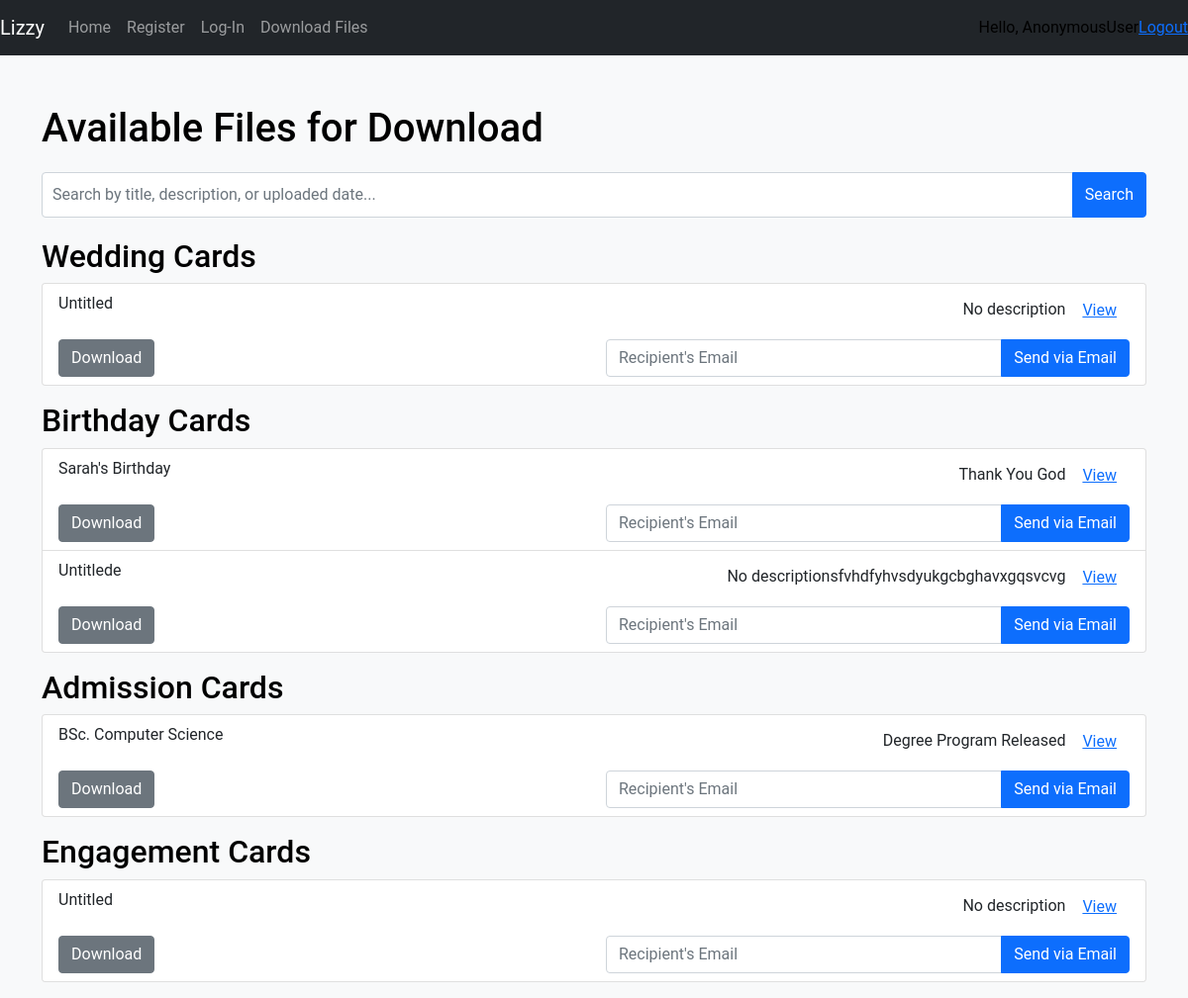
The app's page /feed_page/ with its own data.
### task/models.py (models this page shows, shortened)
class WeddingCards(models.Model):
    title = models.CharField(max_length=50, default="Untitled", null=True, blank=True)
    description = models.CharField(max_length=100, default="No description", null=True, blank=True)
    uploaded_date = models.DateField(null=True, default=timezone.now)
    email = models.ForeignKey(MyUser, on_delete=models.PROTECT)
    email_count = models.PositiveIntegerField(default=0)
    download_count = models.PositiveBigIntegerField(default=0)
    upload_card = models.FileField(upload_to="wedding_cards/")

class BirthdayCards(models.Model):
    title = models.CharField(max_length=50, default="Untitled", null=True, blank=True)
    description = models.CharField(max_length=100, default="No description", null=True, blank=True)
    uploaded_date = models.DateField(null=True, default=timezone.now)
    email = models.ForeignKey(MyUser, on_delete=models.PROTECT)
    email_count = models.PositiveIntegerField(default=0)
    download_count = models.PositiveBigIntegerField(default=0)
    upload_card = models.FileField(upload_to="birthday_cards/")

class AdmissionForms(models.Model):
    title = models.CharField(max_length=50, default="Untitled", null=True, blank=True)
    description = models.CharField(max_length=100, default="No description", null=True, blank=True)
    uploaded_date = models.DateField(null=True, default=timezone.now)
    email = models.ForeignKey(MyUser, on_delete=models.PROTECT)
    email_count = models.PositiveIntegerField(default=0)
    download_count = models.PositiveBigIntegerField(default=0)
    upload_card = models.FileField(upload_to="admission_forms/")

class EngagementCards(models.Model):
    title = models.CharField(max_length=50, default="Untitled", null=True, blank=True)
    description = models.CharField(max_length=100, default="No description", null=True, blank=True)
    uploaded_date = models.DateField(null=True, default=timezone.now)
    email = models.ForeignKey(MyUser, on_delete=models.PROTECT)
    download_count = models.PositiveBigIntegerField(default=0)
    email_count = models.PositiveIntegerField(default=0)
    upload_card = models.FileField(upload_to="engagement_cards/")

### task/views.py (the view)
# urls.py: path('feed_page/', views.feed_page, name="cards"),
def feed_page(request):
    wedd_cards = WeddingCards.objects.all()
    birthday_cards = BirthdayCards.objects.all()
    admission_cards = AdmissionForms.objects.all()
    engagement_cards = EngagementCards.objects.all()
    wedding_filter = WeddingCardFilter(request.GET, queryset=wedd_cards)
    wedd_cards = wedding_filter.qs
    engagement_filter = EngagementCardFilter(request.GET, queryset=engagement_cards)
    engagement_cards = engagement_filter.qs
    birthday_filter = BirthdayCardFilter(request.GET, queryset=birthday_cards)
    birthday_cards = birthday_filter.qs
    admission_filter = AdmissionCardFilter(request.GET, queryset=admission_cards)
    admission_cards = admission_filter.qs
    context = {
        'wedd_cards': wedd_cards,
        'engagement_cards': engagement_cards,
        'birthday_cards': birthday_cards,
        'admission_cards': admission_cards,
        'wedding_filter': wedding_filter,
        'engagement_filter': engagement_filter,
        'birthday_filter': birthday_filter,
        'admission_filter': admission_filter,
    }
    return render(request, 'task/feed_page.html', context)

### task/templates/task/feed_page.html (shortened to what this page needs)
{% load static %}
<!DOCTYPE html>
<html lang="en">
<head>
  <link href="https://cdn.jsdelivr.net/npm/bootstrap@5.0.2/dist/css/bootstrap.min.css" rel="stylesheet">
  <link rel="stylesheet" href="{% static 'css/feed.css' %}">
</head>
<body>
  {% include 'task/navbar.html' %}
  <div class="container">
    <h1>Available Files for Download</h1>
    <div class="search-bar">
      <form method="GET">
        <div class="input-group mb-3">
          <input type="text" class="form-control" name="title" placeholder="Search by title, description, or uploaded date...">
          <button type="submit" class="btn btn-primary">Search</button>
        </div>
      </form>
    </div>
    {% if wedd_cards or birthday_cards or admission_cards or engagement_cards %}
      {% if wedd_cards %}
      <h2>Wedding Cards</h2>
      <ul class="list-group mb-3" id="weddingCards">
        {% for file in wedd_cards %}
        <li class="list-group-item">
          <div class="row file-info">
            <div class="col-md-6">
              <span class="file-title">{{ file.title }}</span>
            </div>
            <div class="col-md-6 text-end">
              <span class="file-description">{{ file.description }}</span>
              <a href="{% url 'view_file' file_type='wedding' file_id=file.id %}" class="btn btn-link">View</a>
            </div>
          </div>
          <div class="row actions">
            <div class="col-md-6">
              <a href="{% url 'download_file' file_type='wedding' file_id=file.id %}" class="btn btn-secondary" download>Download</a>
            </div>
            <div class="col-md-6 text-end">
              <form method="POST" action="{% url 'send_file' file_type='wedding' file_id=file.id %}" class="d-inline">
                <div class="input-group">
                  <input type="email" name="recipient_email" class="form-control" placeholder="Recipient's Email" required>
                  <button type="submit" class="btn btn-primary">Send via Email</button>
                </div>
              </form>
            </div>
          </div>
        </li>
        {% empty %}
        <li class="list-group-item">No wedding cards found.</li>
        {% endfor %}
      </ul>
      {% endif %}
      {% if birthday_cards %}
      <h2>Birthday Cards</h2>
      <ul class="list-group mb-3" id="birthdayCards">
        {% for file in birthday_cards %}
        <li class="list-group-item">
          <div class="row file-info">
            <div class="col-md-6">
              <span class="file-title">{{ file.title }}</span>
            </div>
            <div class="col-md-6 text-end">
              <span class="file-description">{{ file.description }}</span>
              <a href="{% url 'view_file' file_type='birthday' file_id=file.id %}" class="btn btn-link">View</a>
            </div>
          </div>
          <div class="row actions">
            <div class="col-md-6">
              <a href="{% url 'download_file' file_type='birthday' file_id=file.id %}" class="btn btn-secondary" download>Download</a>
            </div>
            <div class="col-md-6 text-end">
              <form method="POST" action="{% url 'send_file' file_type='birthday' file_id=file.id %}" class="d-inline">
                <div class="input-group">
                  <input type="email" name="recipient_email" class="form-control" placeholder="Recipient's Email" required>
                  <button type="submit" class="btn btn-primary">Send via Email</button>
                </div>
              </form>
            </div>
          </div>
        </li>
        {% empty %}
        <li class="list-group-item">No birthday cards found.</li>
        {% endfor %}
      </ul>
      {% endif %}
      {% if admission_cards %}
      <h2>Admission Cards</h2>
      <ul class="list-group mb-3" id="admissionCards">
        {% for file in admission_cards %}
        <li class="list-group-item">
          <div class="row file-info">
            <div class="col-md-6">
              <span class="file-title">{{ file.title }}</span>
            </div>
            <div class="col-md-6 text-end">
              <span class="file-description">{{ file.description }}</span>
              <a href="{% url 'view_file' file_type='admission' file_id=file.id %}" class="btn btn-link">View</a>
            </div>
          </div>
          <div class="row actions">
            <div class="col-md-6">
              <a href="{% url 'download_file' file_type='admission' file_id=file.id %}" class="btn btn-secondary" download>Download</a>
            </div>
            <div class="col-md-6 text-end">
              <form method="POST" action="{% url 'send_file' file_type='admission' file_id=file.id %}" class="d-inline">
                <div class="input-group">
                  <input type="email" name="recipient_email" class="form-control" placeholder="Recipient's Email" required>
                  <button type="submit" class="btn btn-primary">Send via Email</button>
                </div>
              </form>
            </div>
          </div>
        </li>
        {% empty %}
        <li class="list-group-item">No admission cards found.</li>
        {% endfor %}
      </ul>
      {% endif %}
      {% if engagement_cards %}
      <h2>Engagement Cards</h2>
      <ul class="list-group mb-3" id="engagementCards">
        {% for file in engagement_cards %}
        <li class="list-group-item">
          <div class="row file-info">
            <div class="col-md-6">
              <span class="file-title">{{ file.title }}</span>
            </div>
            <div class="col-md-6 text-end">
              <span class="file-description">{{ file.description }}</span>
              <a href="{% url 'view_file' file_type='engagement' file_id=file.id %}" class="btn btn-link">View</a>
            </div>
          </div>
          <div class="row actions">
            <div class="col-md-6">
              <a href="{% url 'download_file' file_type='engagement' file_id=file.id %}" class="btn btn-secondary" download>Download</a>
            </div>
            <div class="col-md-6 text-end">
              <form method="POST" action="{% url 'send_file' file_type='engagement' file_id=file.id %}" class="d-inline">
                <div class="input-group">
                  <input type="email" name="recipient_email" class="form-control" placeholder="Recipient's Email" required>
                  <button type="submit" class="btn btn-primary">Send via Email</button>
                </div>
              </form>
            </div>
          </div>
        </li>
        {% empty %}
        <li class="list-group-item">No engagement cards found.</li>
        {% endfor %}
      </ul>
      {% endif %}
    {% else %}
      <p>No cards found for the search query.</p>
    {% endif %}
  </div>
</body>
</html>

### task/templates/task/navbar.html (shortened to what this page needs)
{% load static %}
<nav class="navbar navbar-expand-lg navbar-dark bg-dark">
    <a class="navbar-brand" href="#">Lizzy</a>
    <div class="collapse navbar-collapse" id="navbarNav">
      <ul class="navbar-nav">
        <li class="nav-item active">
          <a class="nav-link" href="{% url 'home' %}">Home </a>
        </li>
        <li class="nav-item">
          <a class="nav-link" href="{% url 'register' %}">Register</a>
        </li>
        <li class="nav-item">
          <a class="nav-link" href="{% url 'login' %}">Log-In</a>
        </li>
        <li class="nav-item">
          <a class="nav-link" href="{% url 'file_feed' %}">Download Files</a>
        </li>
      </ul>
    </div>
    <span class="hello-msg">Hello, {{ request.user }}</span>
    <span><a class="hello-msg" href="{% url 'logout' %}">Logout</a></span>
  </nav>

### static/css/feed.css (style rules this page uses)
body { color: #000; background: #f8f9fa; font-family: 'Roboto', sans-serif; }
.container { margin-top: 50px; }
.search-bar { margin: 20px 0; text-align: center; }
.search-bar input { width: 50%; padding: 10px; font-size: 16px; }

### task/templates/task/feed_page.html (style rules this page uses)
.file-info { display: flex; justify-content: space-between; }
.file-title { flex: 1; }
.file-description { flex: 1; text-align: right; }
.actions { margin-top: 10px; }

### records on screen
WeddingCards: title "Untitled", description "No description"
BirthdayCards: title "Sarah's Birthday", description "Thank You God"
BirthdayCards: title "Untitlede", description "No descriptionsfvhdfyhvsdyukgcbghavxgqsvcvg"
AdmissionForms: title "BSc. Computer Science", description "Degree Program Released"
EngagementCards: title "Untitled", description "No description"

### other values on screen
{{ request.user }} "AnonymousUser"
